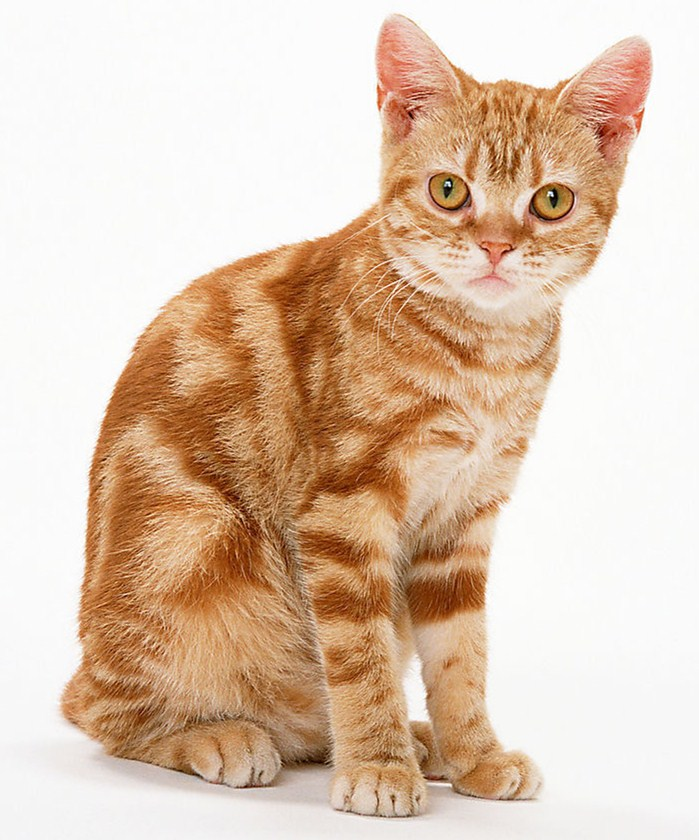
#> input picture opencv/opencv_01/cat.jpg, 699 x 840 px
$ jupyter execute opencv_01.ipynb   (shell and % lines are left out)
#> lines starting #> are read from the running program, lines starting #| are printed output that depends on the picture
[cell 1]
import cv2 #opencv读取的格式是BGR
import matplotlib.pyplot as plt
import numpy as np
#以上除了常规的导入库文件外，就是一种魔法方法的应用，即不需要调用show（）函数的方法就可以显示处理好的图片

#读取彩色图像的方法（即拥有RGB三通道的图像）
img = cv2.imread("cat.jpg")
#> img is the input picture: shape (840, 699, 3); mean B, G, R 178.1, 198.4, 222.7

# 图像基本操作
 主要的内容为：
1）掌握彩色图像与灰度图的读取，及二者间的相互转换；
2）利用OPENCV进行图像显示的基本操作；
3）对图像进行保存操作。

[cell 2]
img

[cell 3]
#图像的显示，也可以创建多个窗口（此方法用于读取彩蛇图像）
cv2.imshow("image",img)
#等待时间，毫秒级，0表示任意键结束
cv2.waitKey(0)
cv2.destroyAllWindows()

[cell 4]
#定义一个图像显示函数
def cv_show(name,img):
    cv2.imshow(name,img)
    cv2.waitKey(0)
    cv2.destroyAllWindows()

[cell 5]
img.shape
#> Out = (840, 699, 3)
#（h,w,c）BGR顺序三通道

[cell 6]
#读取灰度图片的方法(对灰度图预处理)在图像处理时经常要实现灰度图与彩色图之间进行切换
img1 = cv2.imread("cat.jpg",cv2.IMREAD_GRAYSCALE)
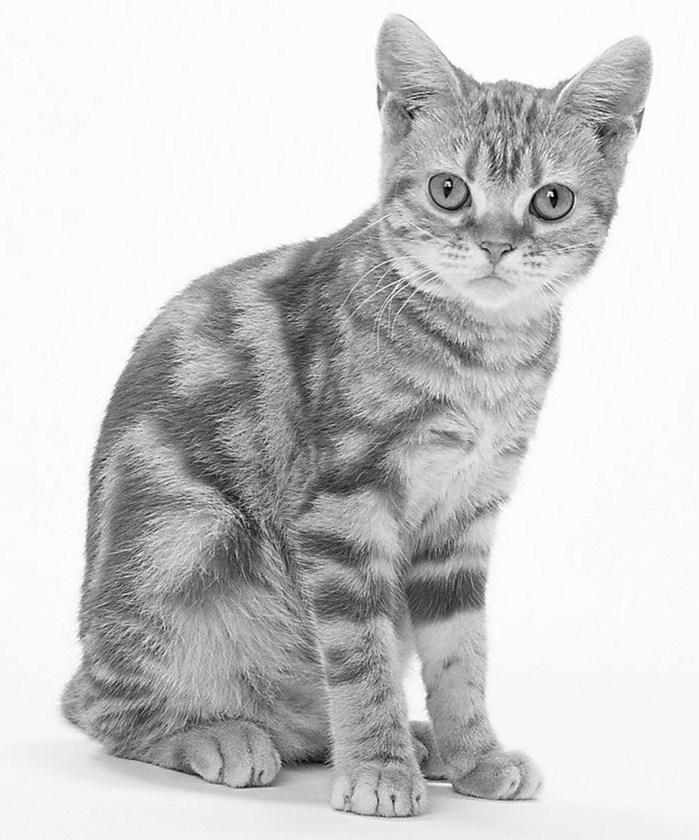
#> img1: shape (840, 699); min 0, max 255, mean 203.4
img1

[cell 7]
img1.shape
#> Out = (840, 699)

[cell 8]
#图像的显示，也可以创建多个窗口
cv2.imshow("image1",img1)
#等待时间，毫秒级，0表示任意键终止
cv2.waitKey(10000)
cv2.destroyAllWindows()

[cell 9]
#图像保存
cv2.imwrite("mycat.png",img1)
#> Out = True

[cell 10]
type(img1)

[cell 11]
#计算像素点的个数
img1.size
#> Out = 587160
